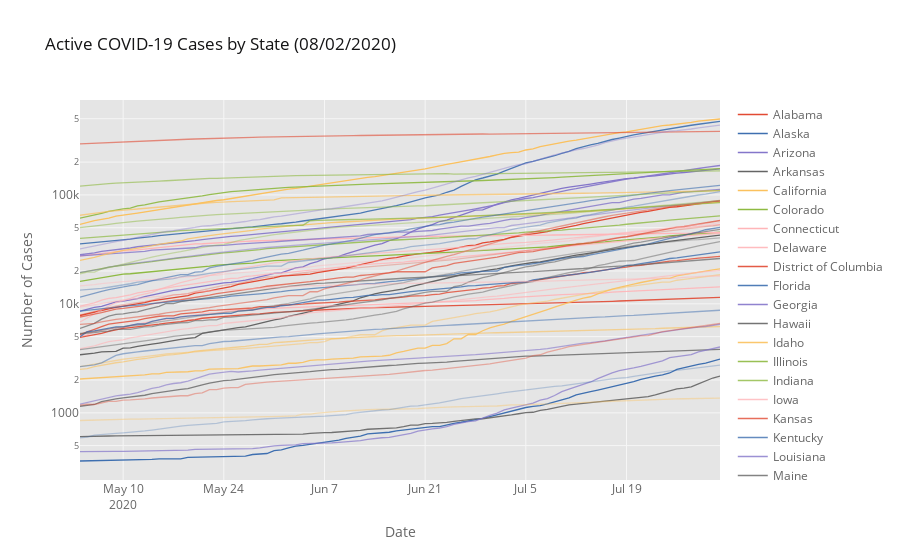

Here is the notebook cell this chart was saved with:
### Code cell
# plot active cases by state
states_active = grouped_states.reset_index().pivot(index='Date', columns='State', values='Active').iplot(
    kind='lines', yaxis_type='log', theme='ggplot', connectgaps=True, asFigure=True,
    title='Active COVID-19 Cases by State ({})'.format(today), yaxis_title='Number of Cases', xaxis_title='Date')

states_active
